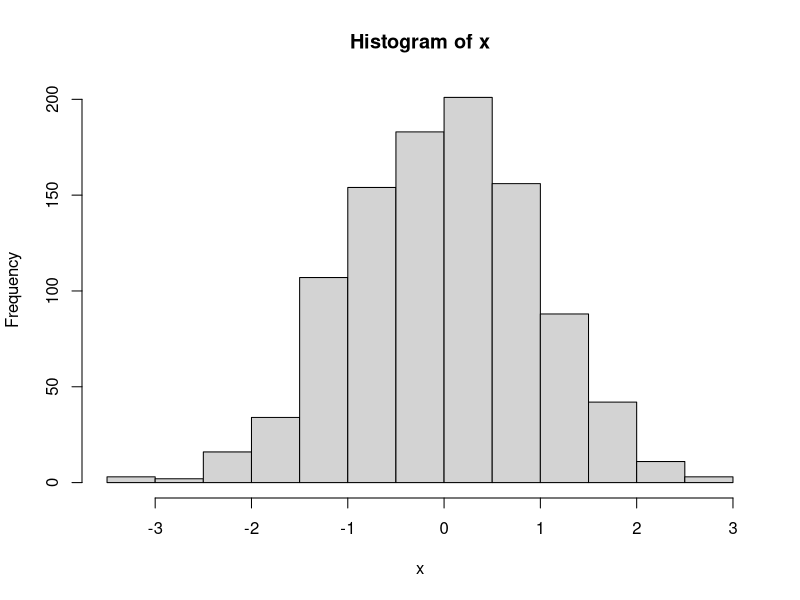

R code for this plot:
## ---- chunk 1

## ---- chunk 2
## These are equivalent:
y <- 3^3
y = 3^3
## ---- chunk 3
y
## ---- chunk 4
flv <- "vanilla"
flv

start_date <- Sys.Date()
start_date
## ---- chunk 5
library(kableExtra)
naming_styles_vec <- c("alllowercase", "adjustcolor", "period.separated", "shoe.size", "underscore_separated", "numeric_version", "lowerCamelCase", "addTaskCallback", "UpperCamelCase", "SignatureMethod")
naming_styles_mat <- matrix(naming_styles_vec, byrow=TRUE, ncol=2, dimnames=list(1:(length(naming_styles_vec)/2), c("Style", "Example")))
knitr::kable(naming_styles_mat, format = "html", table.attr='class="tbl_compact"') %>% column_spec(column=2, monospace = TRUE)
## ---- chunk 6
## numeric vector
nums <- c(1.1, 3, -5.7)
devs <- rnorm(5)
devs

## integer vector
ints <- c(1L, 5L, -3L) # force storage as integer not decimal number
## 'L' is for 'long integer' (historical)

idevs <- sample(ints, 100, replace = TRUE)

## character vector
chars <- c('hi', 'hallo', "mother's", 'father\'s', 
   "She said, 'hi'", "He said, \"hi\"" )
chars
cat(chars, sep = "\n")

## logical vector
bools <- c(TRUE, FALSE, TRUE)
bools
## ---- chunk 7
mySeq <- 1:6
mySeq

myOtherSeq <- seq(1, 11, by = 2)
myOtherSeq
length(myOtherSeq)

fours <- rep(4, 6)
fours

## This is a comment: here is an example of non-numeric data
depts <- c('espm', 'pmb', 'stats')
depts
## ---- chunk 8
x <- round(10 * runif(1000))
table(x)

x <- rnorm(1000)
hist(x)
## ---- chunk 9
vals <- 151:160
vals

vals[3]
vals[3:5]
vals[c(1, 3, 6)]
## ---- chunk 10
x <- LETTERS[1:5]
x
x[-2]
## ---- chunk 11
vals
vals[c(T,F,F,F,T,T)]
## ---- chunk 12
x <- 1:10
x[ x > 5 ]
x[ x %% 2 == 0 ]
## ---- chunk 13
"Hello" == "Hello"
"GoodBye" == "goodbye"
mean(1:5)
## Mean(1:5)  - will throw an error: could not find function "Mean"
